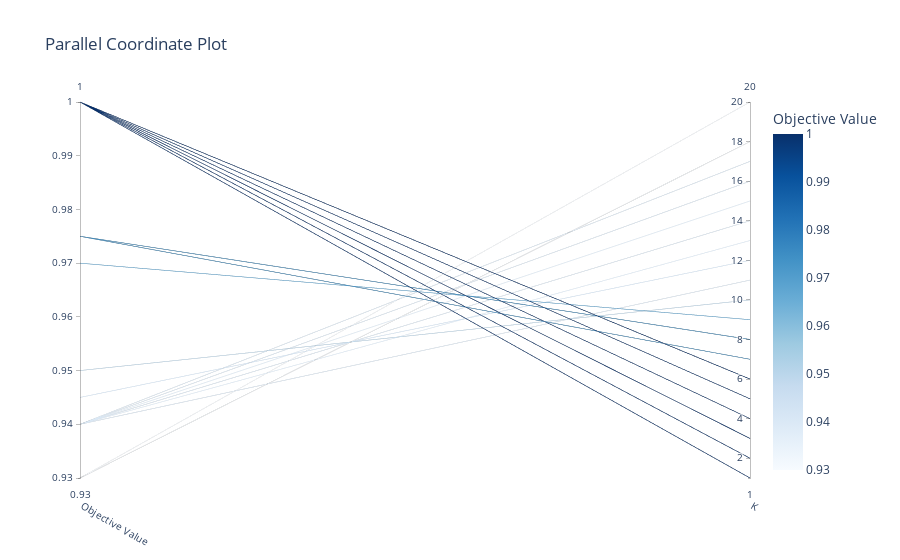

The notebook cell this image was saved under:
### Code cell
optuna.visualization.plot_parallel_coordinate(studyKNN)

### Figure 1 — Plotly figure (JSON) as saved in the notebook; plotly's stock layout.template omitted (floating-point values rounded to 4 significant figures)
{"data": [{"dimensions": [{"label": "Objective Value", "range": [0.93, 1], "values": [0.94, 0.94, 0.93, 0.93, 0.94, 0.94, 0.94, 0.94, 1, 0.975, 1, 1, 1, 1, 1, 1, 0.975, 1, 0.975, 0.94, 1, 1, 1, 1, 1, 1, 1, 0.94, 0.93, 0.975, 1, 1, 1, 1, 1, 1, 1, 0.95, 1, 1, 0.95, 1, 0.94, 1, 0.97, 1, 1, 0.975, 1, 1, 0.945, 1, 0.975, 1, 1, 1, 1, 0.97, 1, 1, 1, 1, 1, 1, 1, 1, 1, 1, 0.975, 1, 1, 1, 1, 1, 1, 1, 1, 0.94, 1, 0.975, 1, 1, 1, 1, 1, 1, 1, 1, 1, 1, 0.93, 1, 1, 1, 1, 1, 1, 0.93, 1, 1]}, {"label": "K", "range": [1, 20], "values": [14, 16, 18, 18, 11, 16, 17, 17, 5, 8, 1, 1, 1, 5, 5, 4, 8, 3, 8, 11, 3, 1, 1, 6, 3, 2, 6, 13, 20, 7, 4, 1, 2, 2, 1, 4, 3, 10, 5, 2, 10, 5, 14, 6, 9, 4, 1, 7, 2, 3, 12, 5, 7, 5, 2, 4, 3, 9, 1, 6, 3, 4, 2, 5, 1, 4, 6, 3, 8, 2, 1, 3, 2, 4, 1, 5, 2, 15, 3, 7, 6, 4, 1, 3, 5, 2, 3, 4, 2, 1, 20, 1, 3, 2, 6, 5, 1, 18, 4, 2]}], "labelangle": 30, "labelside": "bottom", "line": {"color": [0.94, 0.94, 0.93, 0.93, 0.94, 0.94, 0.94, 0.94, 1, 0.975, 1, 1, 1, 1, 1, 1, 0.975, 1, 0.975, 0.94, 1, 1, 1, 1, 1, 1, 1, 0.94, 0.93, 0.975, 1, 1, 1, 1, 1, 1, 1, 0.95, 1, 1, 0.95, 1, 0.94, 1, 0.97, 1, 1, 0.975, 1, 1, 0.945, 1, 0.975, 1, 1, 1, 1, 0.97, 1, 1, 1, 1, 1, 1, 1, 1, 1, 1, 0.975, 1, 1, 1, 1, 1, 1, 1, 1, 0.94, 1, 0.975, 1, 1, 1, 1, 1, 1, 1, 1, 1, 1, 0.93, 1, 1, 1, 1, 1, 1, 0.93, 1, 1], "colorbar": {"title": {"text": "Objective Value"}}, "colorscale": [[0, "rgb(247,251,255)"], [0.125, "rgb(222,235,247)"], [0.25, "rgb(198,219,239)"], [0.375, "rgb(158,202,225)"], [0.5, "rgb(107,174,214)"], [0.625, "rgb(66,146,198)"], [0.75, "rgb(33,113,181)"], [0.875, "rgb(8,81,156)"], [1, "rgb(8,48,107)"]], "reversescale": false, "showscale": true}, "type": "parcoords"}], "layout": {"title": {"text": "Parallel Coordinate Plot"}}}
